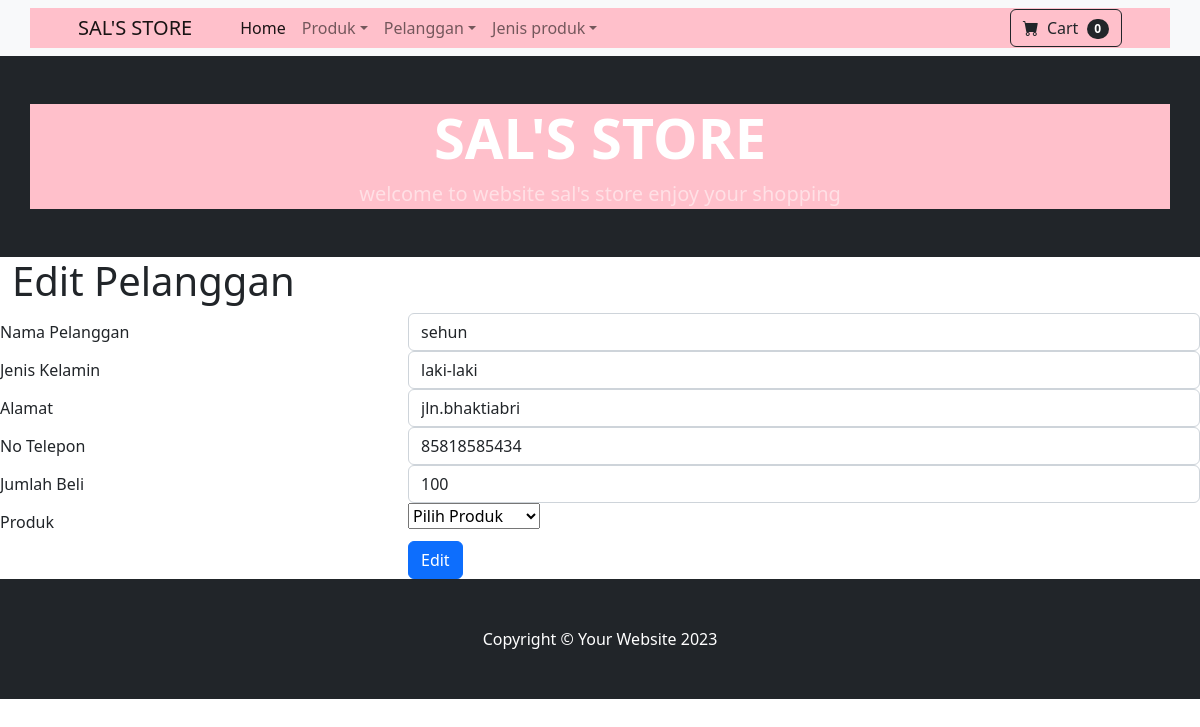
Screenshot of /index.php?hal=pelanggan_edit&idedit=1 with the database file from the repository.
### tables this page shows
CREATE TABLE `pelanggan` (
  `id` int(11) NOT NULL,
  `nama` varchar(20) NOT NULL,
  `jenis_kelamin` varchar(15) NOT NULL,
  `alamat` varchar(30) NOT NULL,
  `no_telepon` bigint(15) NOT NULL,
  `jumlah_beli` int(11) NOT NULL,
  `produk_id` int(11) NOT NULL
);

### models/Pelanggan.php (called while the page is built, shortened)
<?php
class Pelanggan{
    private $koneksi;
    public function __construct(){
        global $dbh;
        $this->koneksi = $dbh;
    }
    public function getPelanggan($idedit){
        $sql = "SELECT * FROM pelanggan";
        $ps = $this->koneksi->prepare($sql);
        $ps->execute();
        $rs = $ps->fetchAll();
        return $rs;
    }
}
?>

### pelanggan_edit.php (the view, shortened to what this page needs)
<?php
$obj_pelanggan = new pelanggan();
$idedit = $_REQUEST['idedit'];
$pelanggan = !empty($idedit) ? $obj_pelanggan->getPelanggan($idedit) : [];
?>
<div class="content-wrapper">
    <div class="content-header">
      <div class="container-fluid">
        <div class="row mb-2">
          <div class="col-sm-6">
            <h1 class="m-0">Edit Pelanggan</h1>
          </div>
        </div>
      </div>
    </div>
    <section class="content">
       <div class="container_hasil">
       <form method="POST" action="pelanggan_controler.php">
  <div class="form-group row">
    <label for="nama" class="col-4 col-form-label">Nama Pelanggan</label>
    <div class="col-8">
      <input id="nama" name="nama" value="<?php echo $pelanggan[0] ['nama']?>"type="text" class="form-control">
    </div>
  </div>
  <div class="form-group row">
    <label for="jenis_kelamin" class="col-4 col-form-label">Jenis Kelamin</label>
    <div class="col-8">
      <input id="jenis_kelamin" name="jenis_kelamin" value="<?php echo $pelanggan[0] ['jenis_kelamin']?>" type="text" class="form-control">
    </div>
  </div>
  </div>
  <div class="form-group row">
    <label for="alamat" class="col-4 col-form-label">Alamat</label>
    <div class="col-8">
      <input id="alamat" name="alamat" value="<?php echo $pelanggan[0] ['alamat']?>"type="text" class="form-control">
    </div>
  </div>
  <div class="form-group row">
    <label for="no_telepon" class="col-4 col-form-label">No Telepon</label>
    <div class="col-8">
      <input id="no_telepon" name="no_telepon" value="<?php echo $pelanggan[0] ['no_telepon']?>" type="text" class="form-control">
    </div>
  </div>
  <div class="form-group row">
    <label for="jumlah_beli" class="col-4 col-form-label">Jumlah Beli</label>
    <div class="col-8">
      <input id="jumlah_beli" name="jumlah_beli" value="<?php echo $pelanggan[0] ['jumlah_beli']?>" type="text" class="form-control">
    </div>
  </div>
  <div class="form-group row">
    <label for="produk_id" class="col-4 col-form-label">Produk</label>
    <div class="col-8">
      <select id="produk_id" name="produk_id" class="custom-select">
        <option selected>Pilih Produk</option>
      </select>
    </div>
  </div>
  <div class="form-group row">
    <div class="offset-4 col-8">
      <button name="proses" type="submit" value="edit" class="btn btn-primary">Edit</button>
    </div>
  </div>
       </div>

### rows the page displays
pelanggan: nama "sehun", jenis_kelamin "laki-laki", alamat "jln.bhaktiabri", no_telepon "85818585434", jumlah_beli "100"
